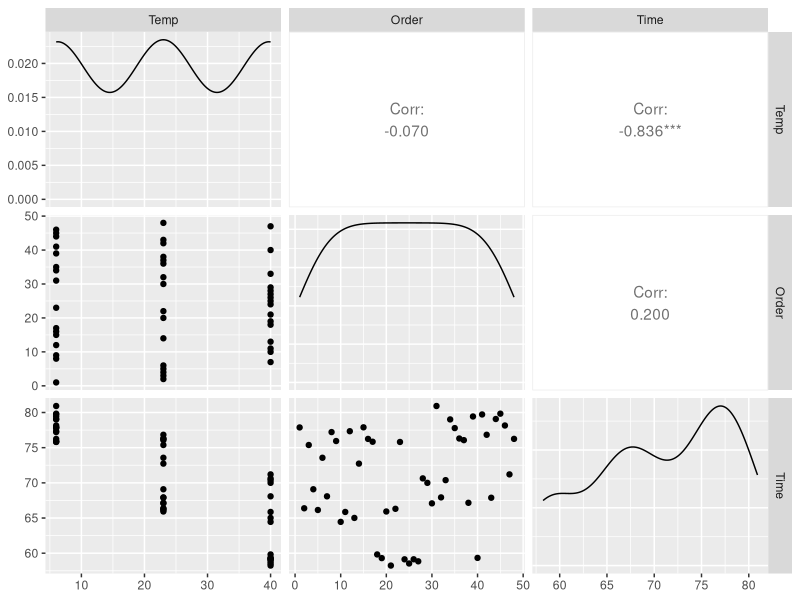
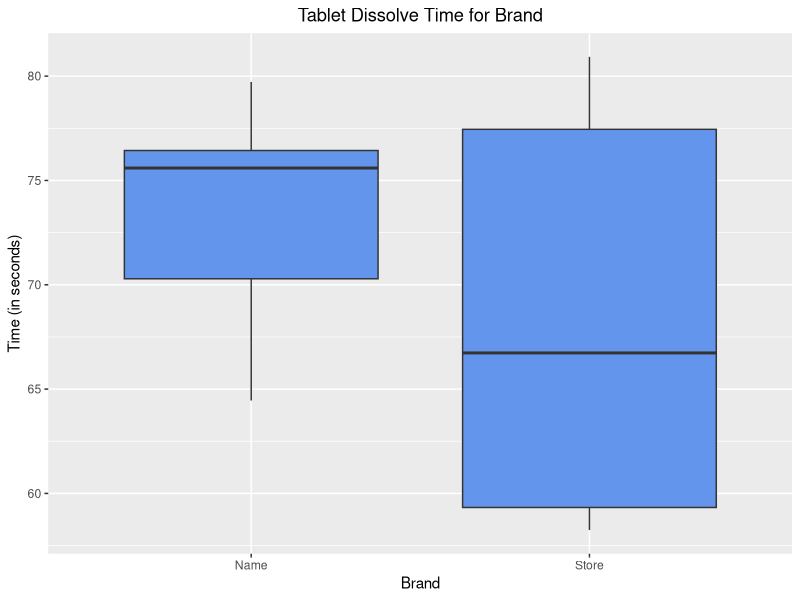
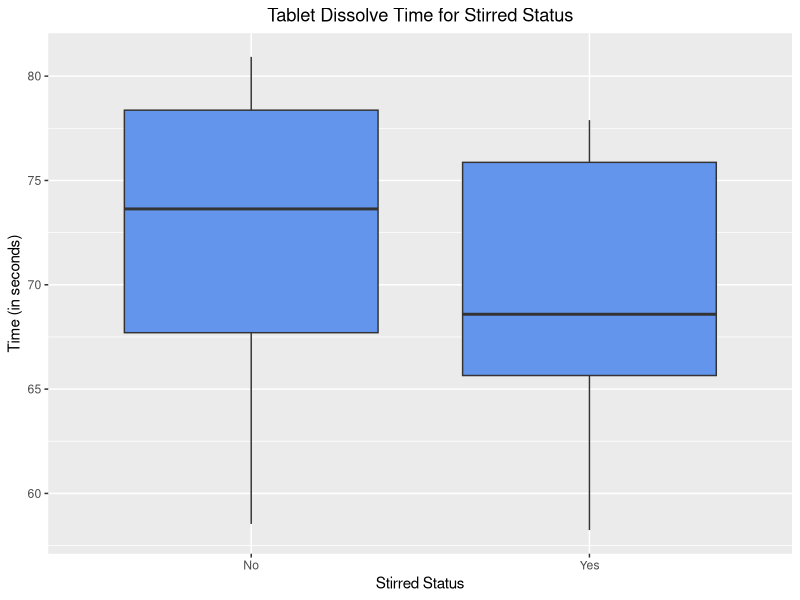
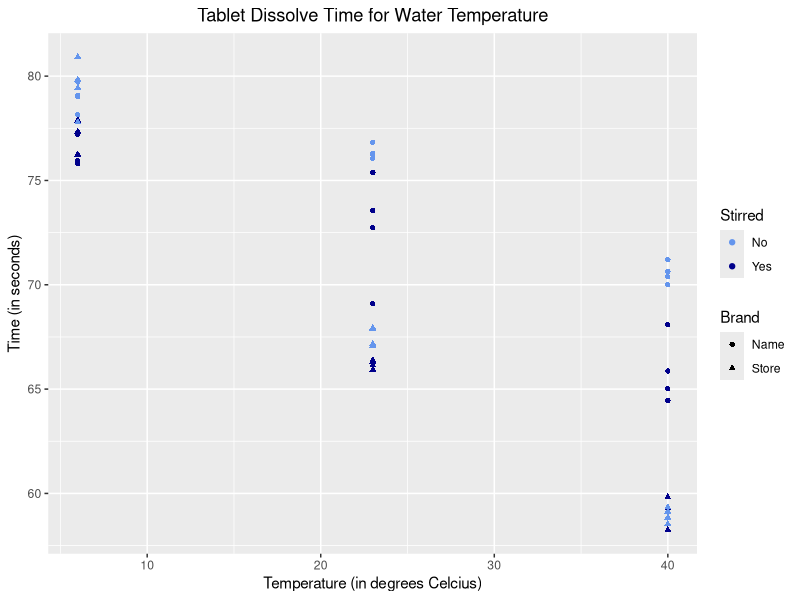
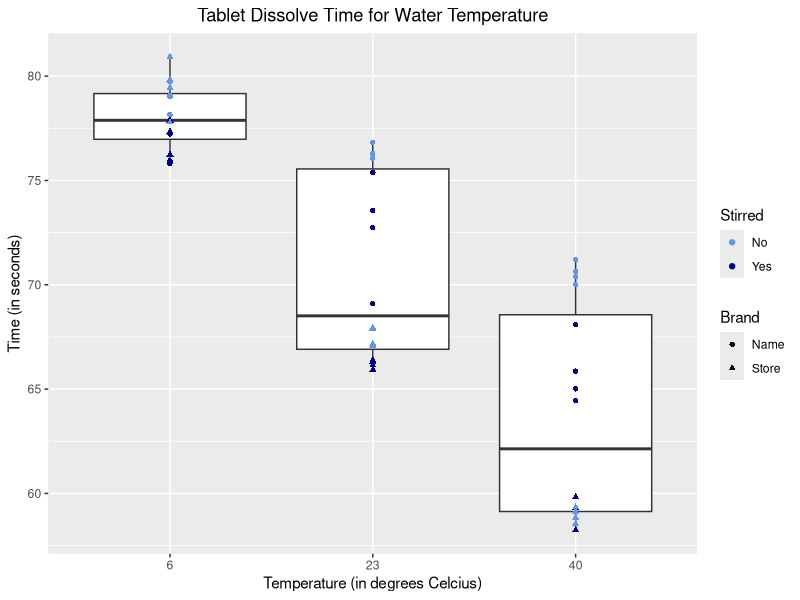
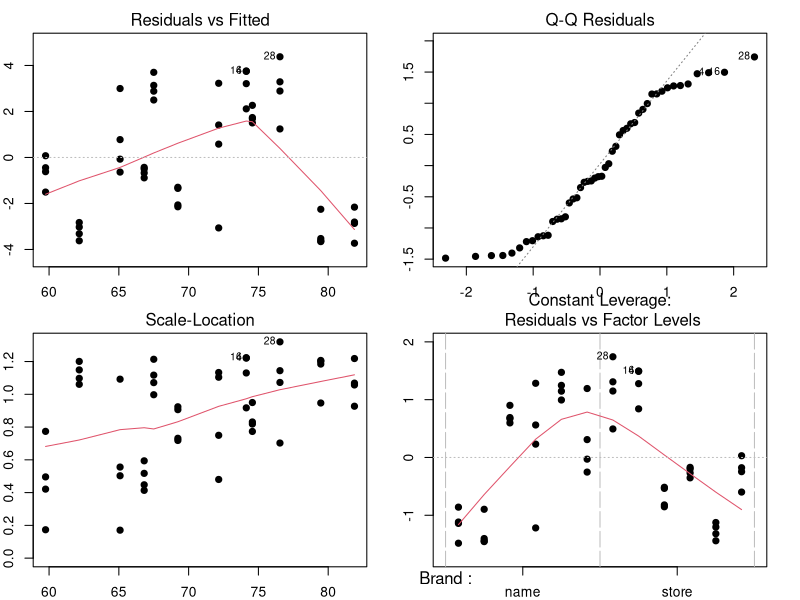
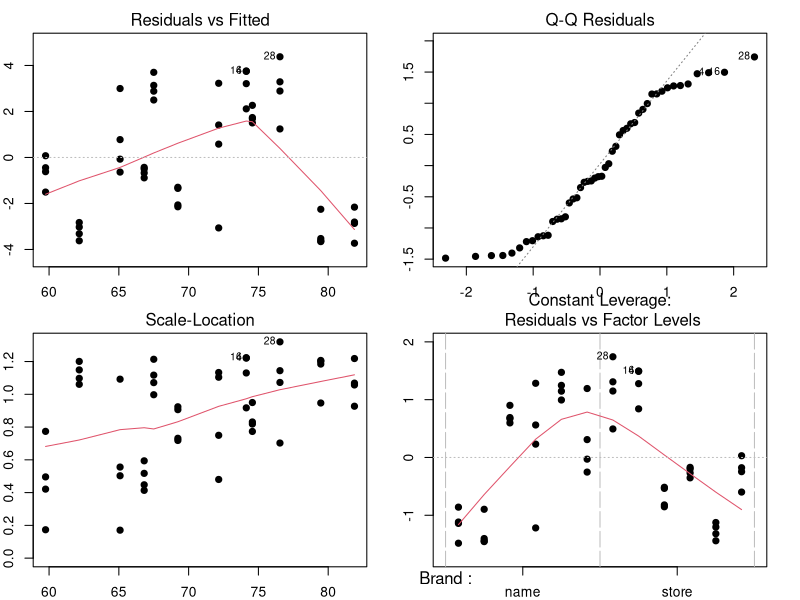
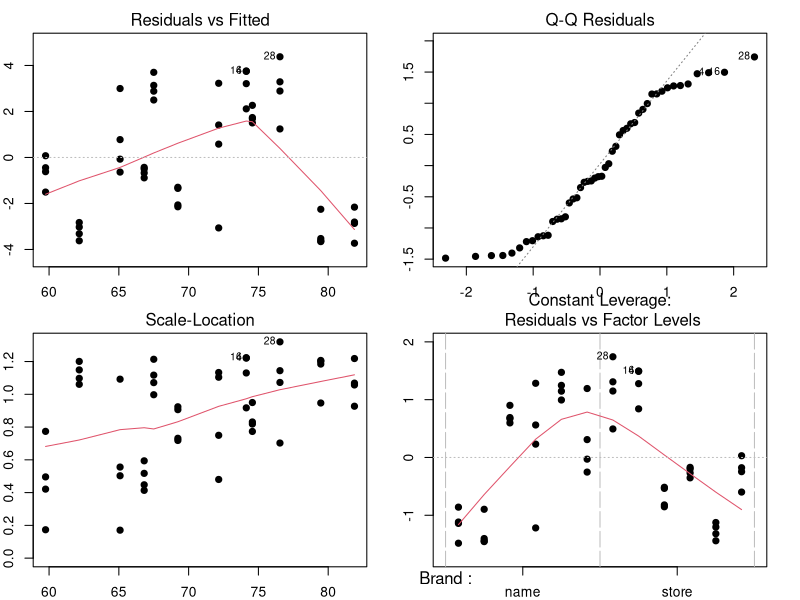

R code for these plots, in order:
## ---- chunk 1
library(readr)
library(knitr)
library(dplyr)
library(GGally)
library(ggplot2)
knitr::opts_chunk$set(echo = FALSE, message = FALSE)
## ---- chunk 2
data <- read_csv("effervescence.csv")
data$Brand <- as.factor(data$Brand)
data$Stirred <- as.factor(data$Stirred)
kable(head(data, n = 10), caption = "First 10 Rows of Effervescence Data")
## ---- chunk 3
kable(summary(data), caption = "Summary Stats for Variables", digits = 2)
## ---- chunk 4
corr_data <- data %>%
              select(Temp, Order, Time)
ggpairs(corr_data)+
theme(plot.title = element_text(hjust=0.5)) 
## ---- chunk 5
ggplot(data, aes(x = Brand, y = Time)) + 
  geom_boxplot(fill = "cornflowerblue") + 
  labs(title = "Tablet Dissolve Time for Brand", x = "Brand", y = "Time (in seconds)") +        scale_x_discrete(labels = c("Name", "Store")) +
  theme(plot.title = element_text(hjust=0.5))
## ---- chunk 6
ggplot(data, aes(x = Stirred, y = Time)) + 
  geom_boxplot(fill = "cornflowerblue") + 
  labs(title = "Tablet Dissolve Time for Stirred Status", x = "Stirred Status", y = "Time (in seconds)") + scale_x_discrete(labels = c("No", "Yes")) +
  theme(plot.title = element_text(hjust=0.5))
## ---- chunk 7
ggplot(data, aes(x = Temp, y = Time)) + 
  geom_point(aes(color = Stirred, shape = Brand)) + 
  labs(title = "Tablet Dissolve Time for Water Temperature", 
       x = "Temperature (in degrees Celcius)", 
       y = "Time (in seconds)") + 
  scale_shape_discrete(labels = c("Name", "Store")) + 
  scale_color_manual(values = c("cornflowerblue", "blue4"), labels = c("No", "Yes")) +
  theme(plot.title = element_text(hjust=0.5))
## ---- chunk 8
data$Temp <- as.factor(data$Temp)

ggplot(data, aes(x = Temp, y = Time)) + 
  geom_boxplot() + 
  geom_point(aes(color = Stirred, shape = Brand)) + 
  labs(title = "Tablet Dissolve Time for Water Temperature", 
       x = "Temperature (in degrees Celcius)", 
       y = "Time (in seconds)") + 
  scale_shape_discrete(labels = c("Name", "Store")) + 
  scale_color_manual(values = c("cornflowerblue", "blue4"), labels = c("No", "Yes")) +
  theme(plot.title = element_text(hjust=0.5))
## ---- chunk 9
amod <- aov(Time ~ Brand + Temp + Stirred, data = data)
par(mfrow = c(2,2), mar = c(2, 2, 2, 2))
plot(amod, pch = 19)
par(mfrow = c(1,1), mar = c(5.1, 4.1, 4.1, 2.1))
summary(amod)
## ---- chunk 10
amodint <- aov(Time ~ Brand*Temp*Stirred, data = data)
par(mfrow = c(2,2), mar = c(2, 2, 2, 2))
plot(amod, pch = 19)
par(mfrow = c(1,1), mar = c(5.1, 4.1, 4.1, 2.1))
summary(amodint)
## ---- chunk 11
amodint <- aov(Time ~ Brand + Temp + Stirred + Brand:Temp + Brand:Stirred, data = data)
par(mfrow = c(2,2), mar = c(2, 2, 2, 2))
plot(amod, pch = 19)
par(mfrow = c(1,1), mar = c(5.1, 4.1, 4.1, 2.1))
summary(amodint)
